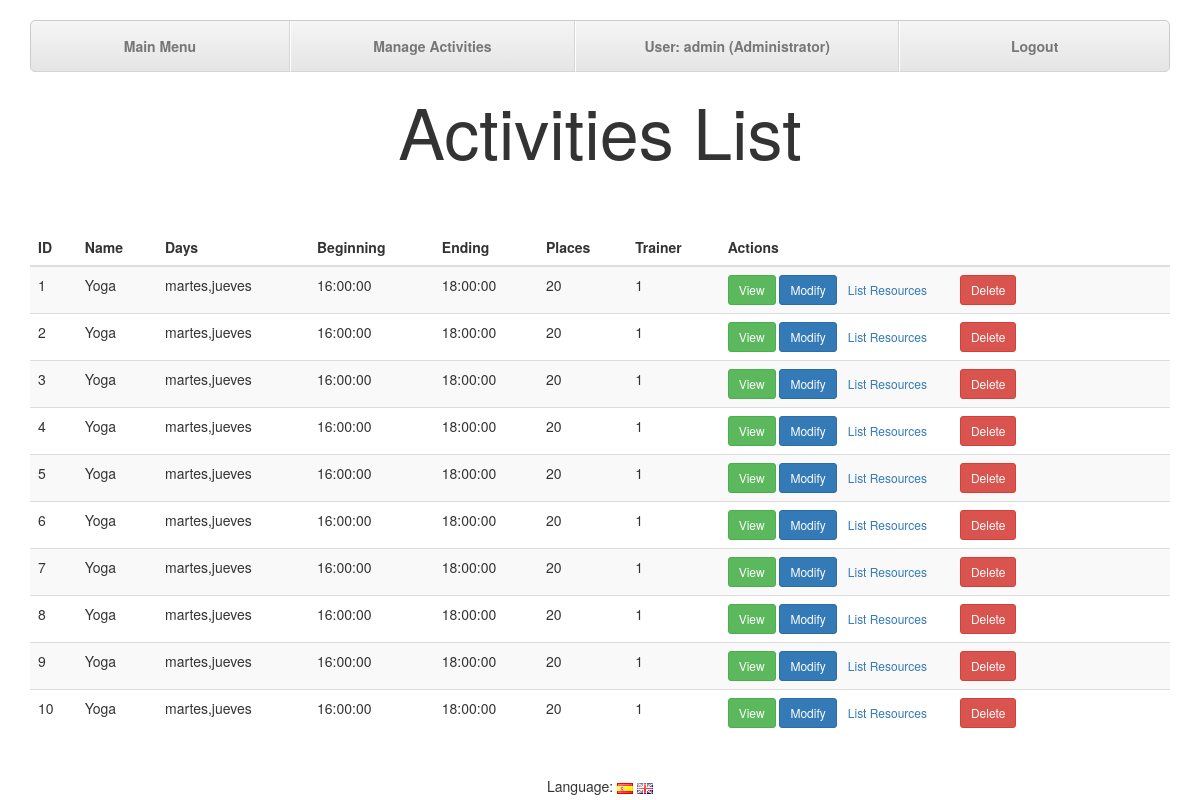
The app's page /index.php?controller=activities&action=activitiesList (signed in) with its own data.
### tables this page shows
CREATE TABLE activities (
	id INT(11) NOT NULL AUTO_INCREMENT,
	nombre VARCHAR(255) NOT NULL,
	descripcion VARCHAR(20000),
	dia SET ('lunes', 'martes', 'miercoles', 'jueves', 'viernes', 'sabado', 'domingo'),
	hora_inicio TIME,
	hora_fin TIME,
	plazas INT(11),
	entrenador INT(11),
	
	PRIMARY KEY (id),
	FOREIGN KEY (entrenador) REFERENCES users(id)
);

### core/ViewManager.php (called while the page is built, shortened)
<?php
class ViewManager {
	private $variables = array();
	public function setVariable($varname, $value, $flash=false) {
		$this->variables[$varname] = $value;
	}
	public function getVariable($varname, $default=NULL) {
		if (!isset($this->variables[$varname])) {
			return $default;
		}
		return $this->variables[$varname];
	}
	public function render($controller, $viewname) {
		include(__DIR__."/../view/$controller/$viewname.php");
	}
	private static $viewmanager_singleton = NULL;
	public static function getInstance() {
		if (self::$viewmanager_singleton == null) {
			self::$viewmanager_singleton = new ViewManager();
		}
		return self::$viewmanager_singleton;
	}
}

### controller/ActivitiesController.php (called while the page is built, shortened)
<?php
require_once(__DIR__."/../core/ViewManager.php");
require_once(__DIR__."/../core/I18n.php");
require_once(__DIR__."/../model/Activity.php");
require_once(__DIR__."/../model/ActivityMapper.php");
 class ActivitiesController extends BaseController{
	private $activityMapper;
	public function __construct() {
		$this->activityMapper = new ActivityMapper();
	}
	public function activitiesList(){
		$activities = $this->activityMapper->findAll();
		$this->view->setVariable("activities", $activities);
		$this->view->setLayout("default");
		$this->view->render("activities", "activitiesList");
	}
 }

### index.php (called while the page is built, shortened)
<?php
function run() {
	try {
		$controller = loadController($_GET["controller"]);
		$actionName = $_GET["action"];
		$controller->$actionName();
	} catch(Exception $ex) {
		die(i18n("An error has ocurred.<br>").$ex->getMessage());
	}
}
function loadController($controllerName) {
	return new $controllerClassName();
}
run();
?>

### core/I18n.php (called while the page is built, shortened)
<?php
class I18n {
	private $messages;
	public function setLanguage($language) {
		$this->messages = $i18n_messages;
	}
	public function i18n($key) {
		if (isset($this->messages[$key])){
			return $this->messages[$key];
		}else{
			return $key;
		}
	}
	private static $i18n_singleton = null;
	public static function getInstance() {
		if (self::$i18n_singleton == NULL) {
			self::$i18n_singleton = new I18n();
		}
		return self::$i18n_singleton;
	}
}
function i18n($key) {
	return I18n::getInstance()->i18n($key);
}

### model/Activity.php (called while the page is built, shortened)
<?php
class Activity{
	private $id;
	private $nombre;
	private $dia;
	private $hora_inicio;
	private $hora_fin;
	private $plazas;
	private $entrenador;
	public function __construct($id=NULL, $nombre=NULL, $descripcion=NULL, $dia=NULL, $hora_inicio=NULL, $hora_fin=NULL, $plazas=NULL, $entrenador=NULL) {
		$this->id=$id;
		$this->nombre=$nombre;
		$this->dia=$dia;
		$this->hora_inicio=$hora_inicio;
		$this->hora_fin=$hora_fin;
		$this->plazas=$plazas;
		$this->entrenador=$entrenador;
	}
	public function getId(){
		return $this->id;
	}
	public function getNombre(){
		return $this->nombre;
	}
	public function getDia(){
		return $this->dia;
	}
	public function getHoraInicio(){
		return $this->hora_inicio;
	}
	public function getHoraFin(){
		return $this->hora_fin;
	}
	public function getPlazas(){
		return $this->plazas;
	}
	public function getEntrenador(){
		return $this->entrenador;
	}
}

### model/ActivityMapper.php (called while the page is built, shortened)
<?php
require_once(__DIR__."/../core/PDOConnection.php");
class ActivityMapper {
	private $db;
	public function __construct() {
		$this->db = PDOConnection::getInstance();
	}
	public function findAll() {
		$stmt = $this->db->query("SELECT * FROM activities");
		$activities_db = $stmt->fetchAll(PDO::FETCH_ASSOC);
		$activities = array();
		foreach ($activities_db as $activity) {
			array_push($activities, new Activity($activity["id"], $activity["nombre"], $activity["descripcion"], $activity["dia"], $activity["hora_inicio"], $activity["hora_fin"], $activity["plazas"], $activity["entrenador"]));
		}
		return $activities;
	}
}

### core/PDOConnection.php (called while the page is built)
<?php
class PDOConnection {
	private static $dbhost = "127.0.0.1";
	private static $dbname = "gesgym";
	private static $dbuser = "gguser";
	private static $dbpass = "ggpass";
	private static $db_singleton = null;
	public static function getInstance() {
		if (self::$db_singleton == null) {
			self::$db_singleton = new PDO(
				"mysql:host=".self::$dbhost.";dbname=".self::$dbname.";charset=utf8",
				self::$dbuser,
				self::$dbpass,
				array(
					PDO::ATTR_EMULATE_PREPARES => false,
					PDO::ATTR_ERRMODE => PDO::ERRMODE_EXCEPTION
				)
			);
		}
		return self::$db_singleton;
	}
}
?>

### view/activities/activitiesList.php (the view, shortened to what this page needs)
<?php
require_once(__DIR__."/../../core/ViewManager.php");
$view = ViewManager::getInstance();
$activities= $view->getVariable("activities");
$view->setVariable("title", i18n("GesGym - Activities List"));
$currentusertype = $view->getVariable("currentusertype");
?>
			<h1><?=i18n("Activities List")?></h1>
			<div class="container">
				<div class="table-responsive">
					<table class="table table-striped table-hover">
						<thead>
							<tr>
								<th><?=i18n("ID")?></th>
								<th><?=i18n("Name")?></th>
								<th><?=i18n("Days")?></th>
								<th><?=i18n("Beginning")?></th>
								<th><?=i18n("Ending")?></th>
								<th><?=i18n("Places")?></th>
								<th><?=i18n("Trainer")?></th>
								<th><?=i18n("Actions")?></th>
							</tr>
						</thead>
						<tbody>
<?php foreach ($activities as $activity): ?>
							<tr>
								<td><?=$activity->getId()?></td>
								<td><?=$activity->getNombre()?></td>
								<td><?=$activity->getDia()?></td>
								<td><?=$activity->getHoraInicio()?></td>
								<td><?=$activity->getHoraFin()?></td>
								<td><?=$activity->getPlazas()?></td>
								<td><?=$activity->getEntrenador()?></td>
								<td>
									<a class="btn btn-sm btn-success" href="index.php?controller=activities&amp;action=view&amp;id=<?=$activity->getId()?>"><?=i18n("View")?></a>
					<?php if($currentusertype == "administrador"){ ?>
						<a class="btn btn-sm btn-primary" href="index.php?controller=activities&amp;action=edit&amp;id=<?=$activity->getId()?>"><?=i18n("Modify")?>
						<a class="btn btn-sm btn-link" href="index.php?controller=activities&amp;action=listResources&amp;id=<?=$activity->getId()?>"><?=i18n("List Resources")?>
						<form id="<?=$activity->getId()?>"  method="POST" action="index.php?controller=activities&amp;action=delete&amp;id=<?=$activity->getId()?>">
							<a class="btn btn-sm btn-danger" onclick="eliminar('<?=i18n("Are you sure?")?>','<?=$activity->getId()?>')"><?=i18n("Delete")?></a>
						</form>
					<?php } ?>
								</td>
							</tr>
<?php endforeach; ?>
						</tbody>
					</table>
				</div>
			</div>
<?=$view->moveToFragment("css")?>		<link rel="stylesheet" type="text/css" href="css/activitiesList.css">

### css/layoutStyle.css (style rules this page uses)
h1 { text-align: center; padding-bottom: 50px; font-size: 70px; }

### css/activitiesList.css (style rules this page uses)
h1 { text-align: center; }
form { display: inline; }

### records on screen
activities: id "1", nombre "Yoga", dia "martes,jueves", hora_inicio "16:00:00", hora_fin "18:00:00", plazas "20", entrenador "1"
activities: id "2", nombre "Yoga", dia "martes,jueves", hora_inicio "16:00:00", hora_fin "18:00:00", plazas "20", entrenador "1"
activities: id "3", nombre "Yoga", dia "martes,jueves", hora_inicio "16:00:00", hora_fin "18:00:00", plazas "20", entrenador "1"
activities: id "4", nombre "Yoga", dia "martes,jueves", hora_inicio "16:00:00", hora_fin "18:00:00", plazas "20", entrenador "1"
activities: id "5", nombre "Yoga", dia "martes,jueves", hora_inicio "16:00:00", hora_fin "18:00:00", plazas "20", entrenador "1"
activities: id "6", nombre "Yoga", dia "martes,jueves", hora_inicio "16:00:00", hora_fin "18:00:00", plazas "20", entrenador "1"
activities: id "7", nombre "Yoga", dia "martes,jueves", hora_inicio "16:00:00", hora_fin "18:00:00", plazas "20", entrenador "1"
activities: id "8", nombre "Yoga", dia "martes,jueves", hora_inicio "16:00:00", hora_fin "18:00:00", plazas "20", entrenador "1"
activities: id "9", nombre "Yoga", dia "martes,jueves", hora_inicio "16:00:00", hora_fin "18:00:00", plazas "20", entrenador "1"
activities: id "10", nombre "Yoga", dia "martes,jueves", hora_inicio "16:00:00", hora_fin "18:00:00", plazas "20", entrenador "1"

### other values on screen
i18n("Main Menu") "Main Menu"
i18n("Manage Activities") "Manage Activities"
i18n("User") "User"
sprintf($currentuser) "admin"
i18n("Administrator") "Administrator"
i18n("Logout") "Logout"
i18n("Activities List") "Activities List"
i18n("ID") "ID"
i18n("Name") "Name"
i18n("Days") "Days"
i18n("Beginning") "Beginning"
i18n("Ending") "Ending"
i18n("Places") "Places"
i18n("Trainer") "Trainer"
i18n("Actions") "Actions"
